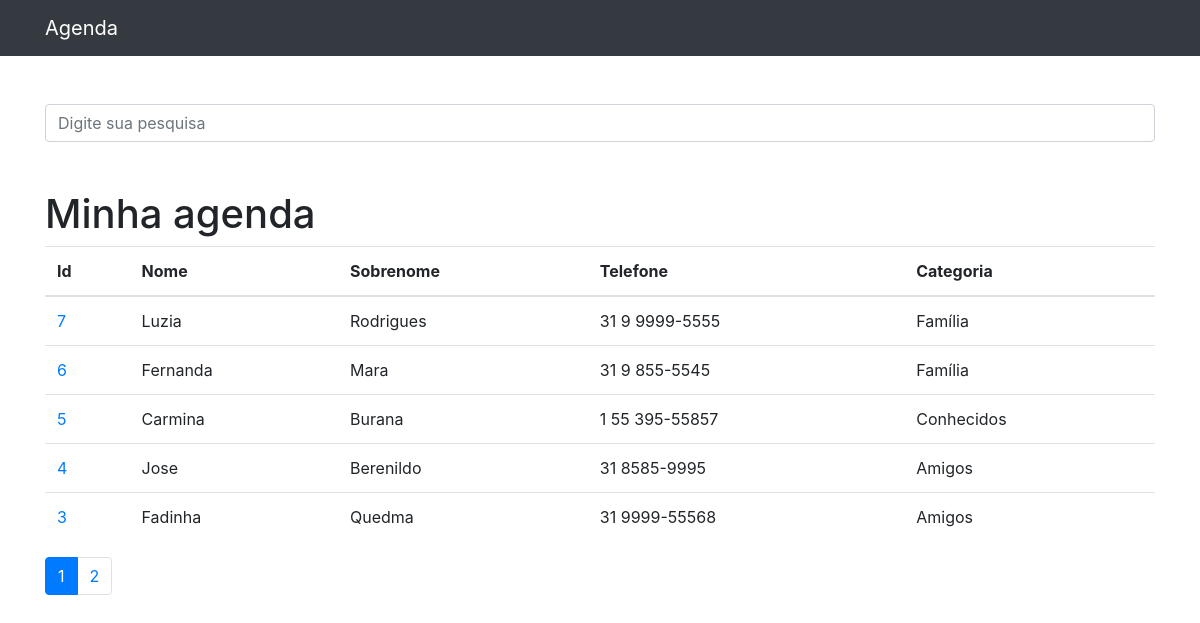
Before: / with the older database file.
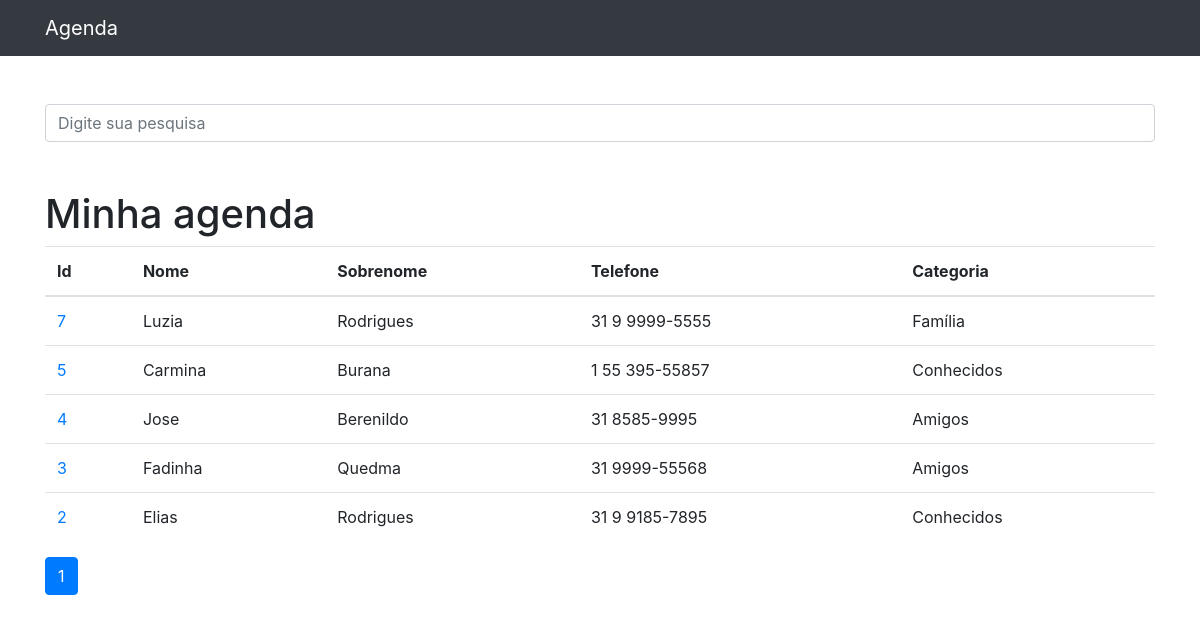
After: the same page with the newer database file.
### contatos/models.py (models this page shows, shortened)
class Contato(models.Model):
    nome = models.CharField(max_length=255)
    sobrenome = models.CharField(max_length=255, blank=True)
    telefone = models.CharField(max_length=15)
    email = models.CharField(max_length=255, blank=True)
    data_criacao = models.DateTimeField(default=timezone.now)
    descricao = models.TextField(blank=True)
    categoria = models.ForeignKey(Categoria, on_delete=models.DO_NOTHING)
    mostrar = models.BooleanField(default=True)

class Categoria(models.Model):
    nome = models.CharField(max_length=255)
    def __str__(self):
        return self.nome

### contatos/views.py (the view)
# urls.py: path('', views.index, name='index'),
def index(request):
    contatos = Contato.objects.order_by('-id').filter(
        mostrar=True
    )
    paginator = Paginator(contatos, 5)
    page = request.GET.get('p')
    contatos = paginator.get_page(page)
    return render(request, 'contatos/index.html', {
        'contatos': contatos
    })

### contatos/templates/contatos/index.html
{% extends 'base.html' %}
{% block conteudo %}
  <h1 class="mt-5">Minha agenda</h1>
  <table class="table">
      <thead>
          <tr>
            <th>Id</th>
            <th>Nome</th>
            <th>Sobrenome</th>
            <th>Telefone</th>
            <th>Categoria</th>
          </tr>
        </thead>
        <tbody>
            {% for contato in contatos %}
              <tr>
                  <td>
                    <a href="{% url 'ver_contato' contato.id %}">{{ contato.id }}</a>
                  </td>
                  <td>{{ contato.nome }}</td>
                  <td>{{ contato.sobrenome }}</td>
                  <td>{{ contato.telefone }}</td>
                  <td>{{ contato.categoria }}</td>
              </tr>
          {% endfor %}
        </tbody>
      </table>
      <nav aria-label="Page navigation example">
        <ul class="pagination">
          {% for pagina in contatos.paginator.page_range %}
            {% if contatos.number == pagina %}
              <li class="page-item active"><a class="page-link" href="?p={{ pagina }}&termo={{  request.GET.termo}}">{{ pagina }}</a></li>
            {% else %}
              <li class="page-item"><a class="page-link" href="?p={{ pagina }}&termo={{  request.GET.termo}}">{{ pagina }}</a></li>
            {% endif %}
          {% endfor %}
        </ul>
      </nav>
{% endblock %}

### templates/base.html (shortened to what this page needs)
{% load static %}
<!DOCTYPE html>
<html lang="pt">
<head>
  {% include 'parciais/_head.html' %}
</head>
<body>
  {% include 'parciais/_nav.html' %}
  <div class="container">
    <div class="row">
      <div class="col-lg-12">
          <br><br>
          <form method="get" action="{% url 'busca' %}">
            <div class="form-group row">
              <div class="col-12">
                <input class="form-control"
                      type="search" value="{{ request.GET.termo }}"
                      id="search-input"
                      placeholder="Digite sua pesquisa"
                      name="termo">
              </div>
            </div>
          </form>
          {% block conteudo%}{% endblock %}
      </div>
    </div>
  </div>
</body>
</html>

### templates/parciais/_head.html (shortened to what this page needs)
{% load static %}
<link href="{% static 'vendor/bootstrap/css/bootstrap.min.css' %}" rel="stylesheet">

### templates/parciais/_nav.html (shortened to what this page needs)
  <nav class="navbar navbar-expand-lg navbar-dark bg-dark static-top">
    <div class="container">
      <a class="navbar-brand" href="{% url 'index' %}">Agenda</a>
    </div>
  </nav>

Changed rows visible on the page:
no longer on this page (row edited): Contato: id "6", nome "Fernanda", sobrenome "Mara", telefone "31 9 855-5545", categoria "Família"
now on this page (row unchanged): Contato: id "2", nome "Elias", sobrenome "Rodrigues", telefone "31 9 9185-7895", categoria "Conhecidos"
Other visible differences:
list line gone: "2"
